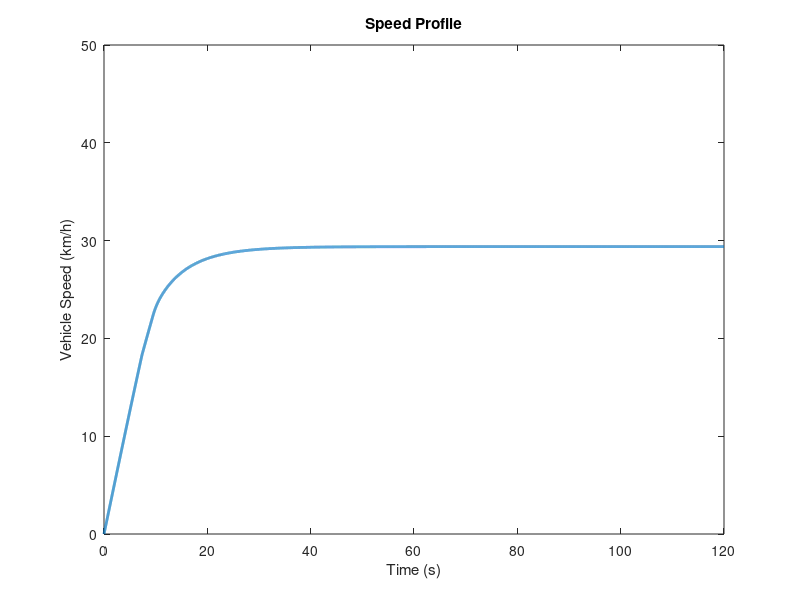
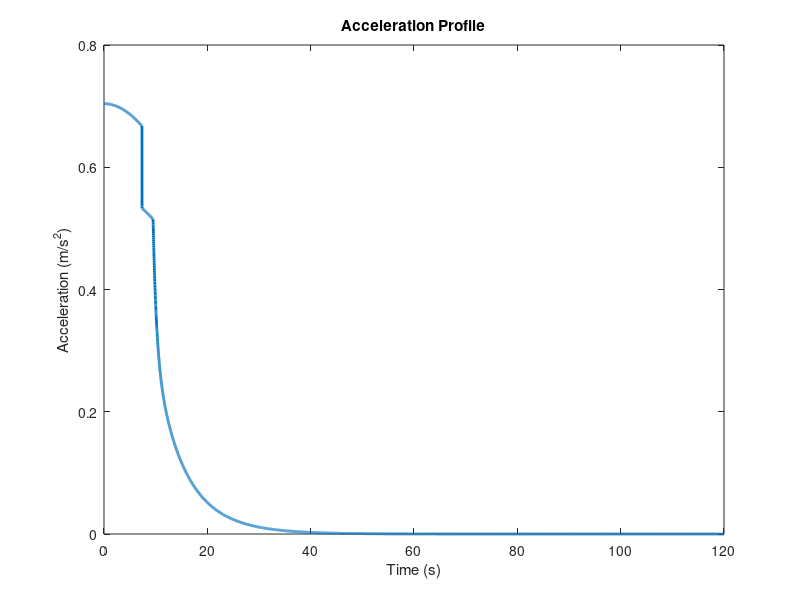
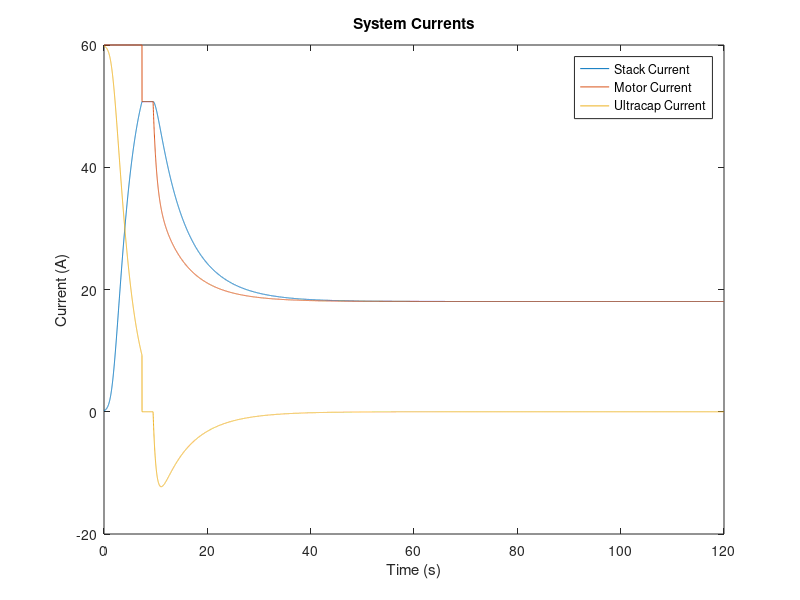
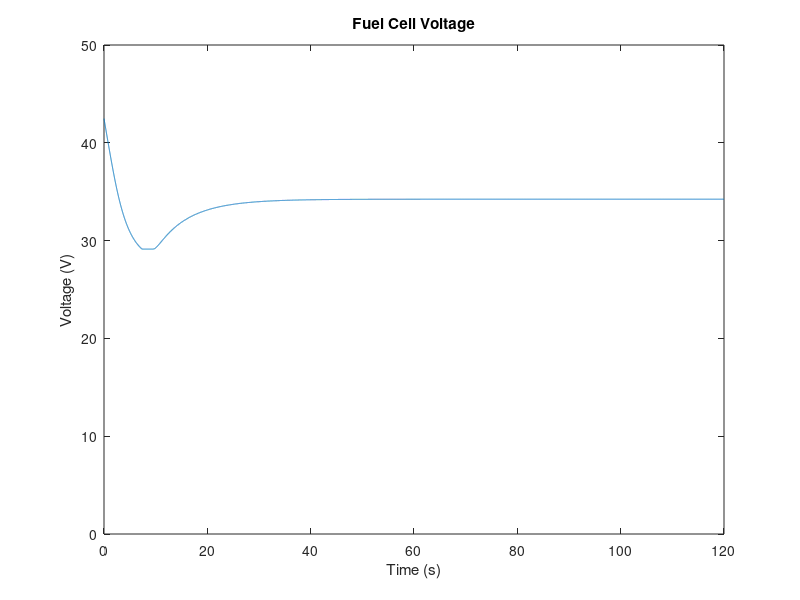

The MATLAB script that drew these images, in order:
function[] = motorsim()
%Written by: Balazs Gyenes (2014-02-14)
%Last editted by: Balazs Gyenes (2014-02-15)
%
%DESCRIPTION:
%This script is meant to simulate the performance of a single electric motor
%accelerating as fast as possible, powered by a fuel cell with an
%ultracapacitor bank. At every timestep, the motor wants to apply the
%maximum torque it can, given the constraints of the power train.
%
%HOW TO:
%Scroll to the sections marked Motor Constants, Fuel Cell Parameters, and
%Car Parameters, and input desired values. The motor constants have
%significant impact on drive performance, in conjunction with the gearing
%ratio in the car parameters section. Among the fuel cell parameters, the
%number of cells and the cell area dictate the voltage and current (and
%power) of the fuel cell. Use the FCPolarization script to get a
%polarization curve for your chosen constants. Change the car parameters to
%change the drag conditions of the car. The simulation parameters control
%the step time (keep around 0.05), the stop time, the maximum error (not 
%worth changing), and the option to generate plots or not (if the user only
%wants to know the time to cruising speed).

%MODEL INFORMATION:
%The motor is modeled as a voltage source with value (motor_speed/k_V) in
%series with a resistor representing the winding resistance. The torque
%produced by the motor is proportional to the current through it, less a
%constant idling current. The winding efficiency is the product of voltage
%constant and torque constant, in the proper units. The input motor
%parameters are the voltage constant, winding efficiency, winding
%resistance, maximum current, maximum speed, and idling current.
%
%The fuel cell polarization curve is recreated using physical constants and
%the size of the fuel cell. Use a different script to determine if the
%inputted constants seem reasonable. The input fuel cell parameters are:
%number of cells, cell area, cell membrane resistivity, charge transfer
%coefficient, exchange current density (i_o), cell open circuit voltage,
%diode voltage, and ultracap capacitance.
%
%The drag forces on the car are represented by aerodynamic drag, rolling
%resistance, and a constant drag force ("bearing resistance"). The
%aerodynamic drag goes as 1/2*C_d*A*rho*v^2. The rolling resistance goes as
%C_rr*g*(m+sin(theta)), where theta is the road incline. The input car
%parameters are: mass, wheel radius, height, width, ambient temperature,
%ambient pressure, relative humidity, incline, drag coefficient, rolling resistance
%coefficient, bearing resistance, gearing ratio, and differential
%efficiency.


%MOTOR CONSTANTS
kV=250; %voltage constant, in rpm/Volt
eff_winding=1;%0.90; %winding efficiency
res_winding=80; %winding resistance, in milliOhms
Imax_motor=60; %maximum short term motor current, in A
Vmax_motor=11100; %maximum motor speed, in rpm
I_o=2; %motor idling current, in A

%FUEL CELL PARAMETERS
cellN=46; %number of cells
cellArea=145; %cell area, in cm^2
cellRes=0.36; %cell area resistivity, in Ohm*cm^2
alpha=0.45; %charge transfer coefficient
i_o=0.04; %exchange current density, in mA/cm^2
cellVoc=1.02; %cell open circuit voltage, in V
Vinitial=42; %initial ultracapacitor voltage
Vdiode=0.5; %diode voltage drop at typical operating currents, in V
C=19.3; %ultracapacitor capacitance, in F
cellVtheo=1.48; %cell theoretical open circuit voltage, based on HHV

%CAR PARAMETERS
Mcar=245; %mass of car and driver, in kg
Dwheel=56; %diameter of wheel, in cm
Hcar=1.2; %height of car at widest point, in m
Wcar=1.67; %width of car at widest point, in m
Temp=30; %ambient temperature, in degrees C
Pressure=101; %ambient pressure, in kPa
RH=50; %relative humidity, in %
incline=0; %road incline, in degrees
C_d=0.3; %aerodynamic drag coefficient
C_rr=0.01; %coefficient of rolling resistance
C_br=10; %constant drag force ('bearing resistance'), in N
k_gear=29; %gearing ratio
eff_diff=90; %differential efficiency, in %

%SIMULATION PARAMETERS
tstep=0.01; %time step, in seconds
tstop=120; %stop time, in seconds
errormax=0.01; %maximum error in node currents, in A
makeplots=1; %should the script generate plots?



%SCRIPT:

%Motor Calculations
kT=eff_winding/(kV*2*pi/60);
res_winding=res_winding/1000;

%Fuel Cell Calculations
Imax_FC=0.35*cellArea;
A=8.314*(273.15+Temp)/2/alpha/96485;
%gainVlimit=-(cellRes/cellArea*cellN/res_winding+cellRes/cellArea*cellN*C/tstep+1);
%gainClimit=-(cellRes/cellArea*cellN*C/tstep+1)

%Car Calculations
Rwheel=Dwheel/2/100;
density=((Pressure-(RH/100)*exp(-42800/8.314462*(1/(Temp+273.15)-1/373.15)+log(101.325)))*28.9644+(RH/100)*exp(-42800/8.314462*(1/(Temp+273.15)-1/373.15)+log(101.325))*18.02)/(8.314462*(Temp+273.15));
eff_diff=eff_diff/100;


time=0:tstep:tstop;
Npoints=length(time);

Speed=zeros(1,Npoints);
SpeedKMPH=zeros(1,Npoints);
MotorSpeed=zeros(1,Npoints);
DragForce=zeros(1,Npoints);
FCCurrent=zeros(1,Npoints);
FCVoltage=zeros(1,Npoints);
CapCurrent=zeros(1,Npoints);
MotorCurrent=zeros(1,Npoints);
MotorTorque=zeros(1,Npoints);
Acceleration=zeros(1,Npoints);
PowerIn=zeros(1,Npoints);
PowerOut=zeros(1,Npoints);
FCEfficiency=zeros(1,Npoints);
MotorEfficiency=zeros(1,Npoints);


Speed(1)=0;
SpeedKMPH(1)=Speed(1)*3.6;
MotorSpeed(1)=Speed(1)/Rwheel/2/pi*60*k_gear;
DragForce(1)=0.5*C_d*Hcar*Wcar*density*Speed(1)^2+(C_rr+sind(incline))*Mcar*9.81+C_br;

%fuel cell current according to max fuel cell current
IFClimit=Imax_FC;

%fuel cell current according to max motor current
I=0;
error=errormax+1;
while (abs(error)>errormax)
    
    error=(getVoltage(I,cellN,cellArea,[cellRes alpha i_o cellVoc])-Vdiode)*(C/tstep)-I+Imax_motor-C*Vinitial/tstep;
    gain=-((cellRes/cellArea*cellN+min(1000,A*cellN/I))*C/tstep+1);
    I=max(0,I-error/gain);
    
end
IMlimit=I;

%fuel cell current according to fuel cell voltage limit
I=0;
error=errormax+1;
while (abs(error)>errormax)
    
    error=(getVoltage(I,cellN,cellArea,[cellRes alpha i_o cellVoc])-Vdiode)*(1/res_winding+C/tstep)-I-MotorSpeed(1)/kV/res_winding-C*Vinitial/tstep;
    gain=-((cellRes/cellArea*cellN+min(1000,A*cellN/I))*(1/res_winding+C/tstep)+1);
    I=max(0,I-error/gain);
    
end
IVlimit=I;

FCCurrent(1)=min([IFClimit,IMlimit,IVlimit]);
FCVoltage(1)=getVoltage(FCCurrent(1),cellN,cellArea,[cellRes alpha i_o cellVoc]);
CapCurrent(1)=C*(Vinitial-(FCVoltage(1)-Vdiode))/tstep;
MotorCurrent(1)=CapCurrent(1)+FCCurrent(1);
MotorTorque(1)=kT*(MotorCurrent(1)-I_o);
Acceleration(1)=(MotorTorque(1)*k_gear*eff_diff/Rwheel-DragForce(1))/Mcar;
PowerIn(1)=FCCurrent(1)*FCVoltage(1);
PowerOut(1)=MotorTorque(1)*eff_diff*MotorSpeed(1)*2*pi/60;
FCEfficiency(1)=FCVoltage(1)/(cellN*cellVtheo);
MotorEfficiency(1)=MotorTorque(1)*MotorSpeed(1)*2*pi/60/((FCVoltage(1)-Vdiode)*MotorCurrent(1));


for i=2:Npoints
    
    Speed(i)=Speed(i-1)+Acceleration(i-1)*tstep;
    SpeedKMPH(i)=Speed(i)*3.6;
    MotorSpeed(i)=Speed(i)/Rwheel/2/pi*60*k_gear;
    DragForce(i)=0.5*C_d*Hcar*Wcar*density*Speed(i)^2+(C_rr+sind(incline))*Mcar*9.81+C_br;
    
    if(MotorSpeed(i)<Vmax_motor)
        
        %fuel cell current according to max fuel cell current
        IFClimit=Imax_FC;
        
        %fuel cell current according to max motor current
        I=FCCurrent(i-1);
        error=errormax+1;
        while (abs(error)>errormax)
            
            error=(getVoltage(I,cellN,cellArea,[cellRes alpha i_o cellVoc])-Vdiode)*(C/tstep)-I+Imax_motor-C*(FCVoltage(i-1)-Vdiode)/tstep;
            gain=-((cellRes/cellArea*cellN+min(1000,A*cellN/I))*C/tstep+1);
            I=max(0,I-error/gain);
            
        end
        IMlimit=I;
        
        %fuel cell current according to fuel cell voltage limit
        I=FCCurrent(i-1);
        error=errormax+1;
        while (abs(error)>errormax)
            
            error=(getVoltage(I,cellN,cellArea,[cellRes alpha i_o cellVoc])-Vdiode)*(1/res_winding+C/tstep)-I-MotorSpeed(i)/kV/res_winding-C*(FCVoltage(i-1)-Vdiode)/tstep;
            gain=-((cellRes/cellArea*cellN+min(1000,A*cellN/I))*(1/res_winding+C/tstep)+1);
            I=max(0,I-error/gain);
            
        end
        IVlimit=I;
        
        FCCurrent(i)=min([IFClimit,IMlimit,IVlimit]);
        
    else
        
        Imax=DragForce(i)*Rwheel/k_gear/eff_diff/kT+I_o;
        I=FCCurrent(i-1);
        error=errormax+1;
        while (abs(error)>errormax)
            
            error=(getVoltage(I,cellN,cellArea,[cellRes alpha i_o cellVoc])-Vdiode)*(C/tstep)-I+Imax-C*(FCVoltage(i-1)-Vdiode)/tstep;
            gain=-((cellRes/cellArea*cellN+min(1000,A*cellN/I))*C/tstep+1);
            I=max(0,I-error/gain);
            
        end
        
        FCCurrent(i)=I;
        
    end
    
    FCVoltage(i)=getVoltage(FCCurrent(i),cellN,cellArea,[cellRes alpha i_o cellVoc]);
    CapCurrent(i)=C*((FCVoltage(i-1)-Vdiode)-(FCVoltage(i)-Vdiode))/tstep;
    MotorCurrent(i)=CapCurrent(i)+FCCurrent(i);
    MotorTorque(i)=kT*(MotorCurrent(i)-I_o);
    Acceleration(i)=(MotorTorque(i)*k_gear*eff_diff/Rwheel-DragForce(i))/Mcar;
    PowerIn(i)=FCCurrent(i)*FCVoltage(i);
    PowerOut(i)=MotorTorque(i)*eff_diff*MotorSpeed(i)*2*pi/60;
    FCEfficiency(i)=FCVoltage(i)/(cellN*cellVtheo);
    MotorEfficiency(i)=MotorTorque(i)*MotorSpeed(i)*2*pi/60/((MotorSpeed(i)/kV+MotorCurrent(i)*res_winding)*MotorCurrent(i));
    
    disp(MotorCurrent(i))
end

if makeplots
    
    figure(1)
    plot(time,SpeedKMPH,'LineWidth',2);
    axis([0 tstop 0 50]);
    title('Speed Profile');
    xlabel('Time (s)');
    ylabel('Vehicle Speed (km/h)');
    
    figure(2)
    plot(time,Acceleration,'LineWidth',2);
    title('Acceleration Profile');
    xlabel('Time (s)');
    ylabel('Acceleration (m/s^2)');
    
    figure(3)
    plot(time,FCCurrent,time,MotorCurrent,time,CapCurrent);
    legend('Stack Current','Motor Current','Ultracap Current');
    title('System Currents');
    xlabel('Time (s)');
    ylabel('Current (A)');
    
    figure(4)
    plot(time,FCVoltage);
    axis([0 tstop 0 50]);
    title('Fuel Cell Voltage');
    xlabel('Time (s)');
    ylabel('Voltage (V)');
    
    figure(5)
    plot(time,PowerIn,time,PowerOut);
    legend('Fuel Cell Power','Power at Wheels');
    title('Drivetrain Power');
    xlabel('Time (s)');
    ylabel('Power (W)');
    
    figure(6)
    plot(time,MotorTorque);
    axis([0 tstop 0 max(MotorTorque)*1.1]);
    title('Motor Torque');
    xlabel('Time (s)');
    ylabel('Torque (Nm)');
    
    figure(7)
    plot(time,MotorSpeed);
    axis([0 tstop 0 Vmax_motor*1.1]);
    title('Motor Speed');
    xlabel('Time (s)');
    ylabel('Speed (rpm)');
    
    figure(8)
    plot(time,FCEfficiency,time,MotorEfficiency);
    legend('Fuel Cell Efficiency','Motor Efficiency');
    axis([0 tstop 0 1]);
    title('Drivetrain Efficiencies');
    xlabel('Time (s)');
    ylabel('Efficiency');
    
    figure(9)
    plot(MotorSpeed/60*2*3.14159,MotorTorque)
    title('Motor Torque Speed')
end


tcruise=time(find(SpeedKMPH>30,1,'first'));

fprintf('It takes %4.1f seconds for the car to accelerate to 30 km/h.\n',tcruise);


end


function[Voltage]=getVoltage(Current,NCells,CellArea,ParametersArray)
%Written by: Balazs Gyenes (2014-02-15)
%Last editted by: Balazs Gyenes (2014-02-15)

%This function takes fuel cell physical parameters and an input current
%(in Amps) and returns the fuel cell voltage that corresponds to that current.

%The ParametersArray input takes the following form:
%[cell_area_resistivity (Ohm*cm^2) (typ. 0.24 Ohm*cm^2),
%charge_transfer_coefficient (unitless) (typ. 0.6),
%i_o (mA/cm^2) (typ. 0.04 mA/cm^2),
%cell_OC_voltage (V) (typ. 1.03) ]

T=300; %temp, in K
F=96485; %Faraday constant, in C/mol
R=8.314462; %Real Gas Constant, in J/molK

CellRes=ParametersArray(1);
alpha=ParametersArray(2);
i_o=ParametersArray(3);
CellV_OC=ParametersArray(4);

A=R*T/2/alpha/F; %Tafel coefficient, in V

Voltage=NCells*(CellV_OC-Current*CellRes/CellArea-max(0,A*log(Current/(CellArea*i_o/1000))));


end